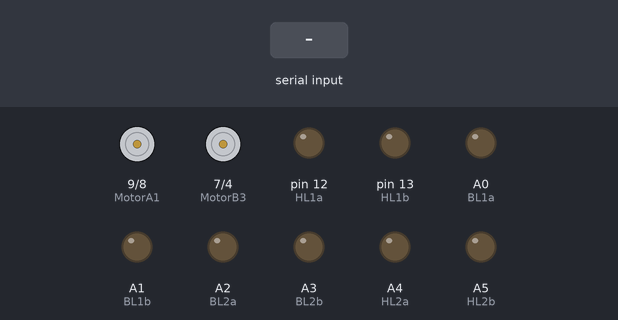
Recording of a sketch running on a simulated Arduino Uno, built with avr-gcc and run on an emulated ATmega328P. Shown: motor-driver pin pairs drawn as motors (green arrow = first pin HIGH = forward, orange = second pin HIGH = backward, longer = more drive, scaled by the enable pin), output pins drawn as LEDs (lit = HIGH). Inputs (shaded band) come from the test bench.

Above: at 1.2 s.
1.3 s: "F" received over Serial
At 1.7 s:
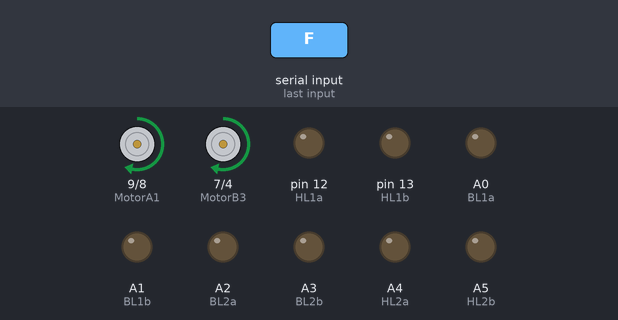
2.8 s: byte 55 ('7') received over Serial
At 4.0 s:
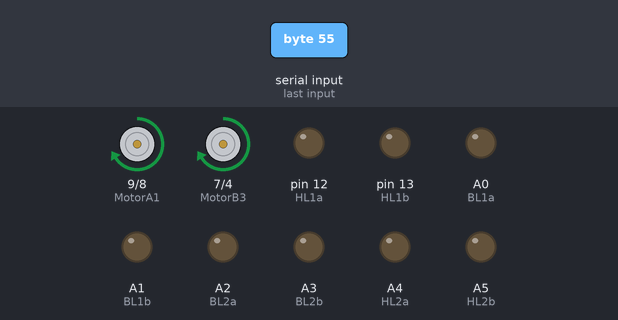
4.3 s: byte 87 ('W') received over Serial
At 5.2 s:
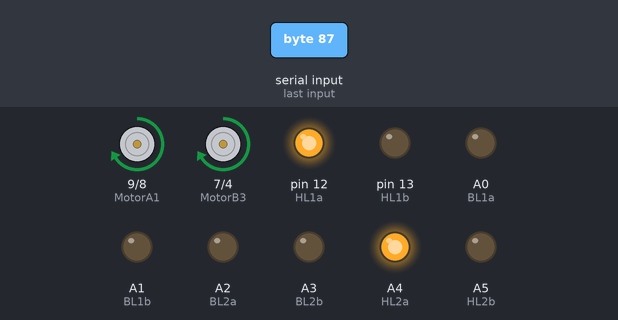
5.8 s: byte 53 ('5') received over Serial
At 6.4 s:
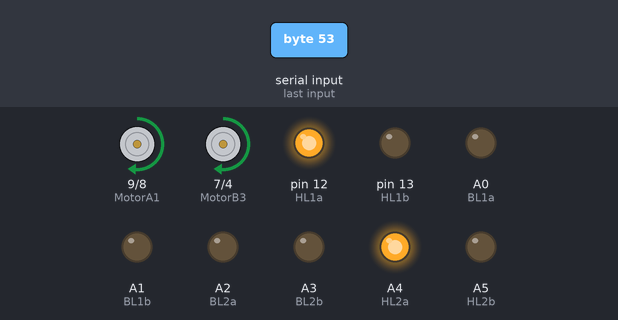
7.3 s: "S" received over Serial
At 8.5 s:
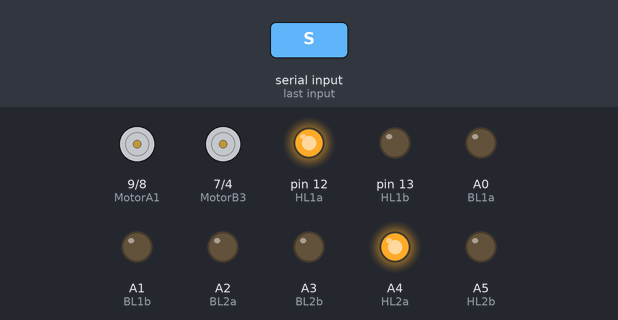
8.8 s: byte 56 ('8') received over Serial
Timing chart, 0 to 11.3 s (numbered marks = the images above; inputs shaded):
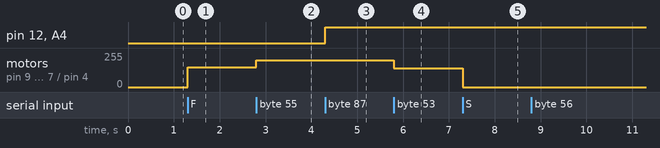

The sketch:

Bluetooth_Car.ino
```cpp
int MotorA1=9;
int MotorA2=8;
int MotorB3=7;
int MotorB4=4;
int MotorA_PWM=10;
int MotorB_PWM=5;
int spd=150;
char sms;
int hstate, bstate;

#define HL1a 12
#define HL1b 13
#define HL2a A4
#define HL2b A5

#define BL1a A0
#define BL1b A1
#define BL2a A2
#define BL2b A3

// HL=Head Light  BL=Back Light
void setup()
{
	pinMode(MotorA1, OUTPUT);
	pinMode(MotorA2, OUTPUT);
	pinMode(MotorB3, OUTPUT);
	pinMode(MotorB4, OUTPUT);
	pinMode(MotorA_PWM, OUTPUT);
	pinMode(MotorB_PWM, OUTPUT);
 pinMode(HL1a, OUTPUT);
 pinMode(HL1b, OUTPUT);
 pinMode(HL2a, OUTPUT);
 pinMode(HL2b, OUTPUT);
 pinMode(BL1a, OUTPUT);
 pinMode(BL1b, OUTPUT);
 pinMode(BL2a, OUTPUT);
 pinMode(BL2b, OUTPUT);

 digitalWrite(HL1b, LOW);
 digitalWrite(HL2b, LOW);
 digitalWrite(BL1b, LOW);
 digitalWrite(BL2b, LOW);

	Serial.begin(9600);
}

void loop()
{
	if(Serial.available())
	sms=Serial.read();

  analogWrite(MotorA_PWM, spd);
  analogWrite(MotorB_PWM, spd);

	if(sms=='S')
{
	Stop();
}

	if(sms=='F')
{
	Forward();
}

	if(sms=='B')
{
	Backward();
}

	if(sms=='L')
{
	Left();
}

	if(sms=='R')
{
	Right();
}

	if(sms=='0')
{
	spd=0;
}

	if(sms=='1')
{
	spd=28;
}

	if(sms=='2')
{
	spd=56;
}

	if(sms=='3')
{
	spd=85;
}

	if(sms=='4')
{
	spd=113;
}

	if(sms=='5')
{
	spd=142;
}

	if(sms=='6')
{
	spd=170;
}

	if(sms=='7')
{
	spd=199;
}

	if(sms=='8')
{
	spd=228;
}

	if(sms=='9')
{
	spd=255;
}

if(sms=='W')
{
    HeadLight1();
    hstate=1;
}

if(sms=='w')
{
    HeadLight0();
    hstate=0;
}

if(sms=='U')
{
    BackLight1();
    bstate=1;
}

if(sms=='u')
{
    BackLight0();
    bstate=0;
}
}

void Forward()
{
    digitalWrite(MotorA1, HIGH);
    digitalWrite(MotorA2, LOW);
    digitalWrite(MotorB3, HIGH);
    digitalWrite(MotorB4, LOW);

    digitalWrite(BL1a, LOW);
    digitalWrite(BL2a, LOW);

    delay(100);
}

void Backward()
{
    digitalWrite(MotorA1, LOW);
    digitalWrite(MotorA2, HIGH);
    digitalWrite(MotorB3, LOW);
    digitalWrite(MotorB4, HIGH);

    digitalWrite(BL1a, LOW);
    digitalWrite(BL2a, LOW);

    delay(100);
}

void Left()
{
    digitalWrite(MotorA1, LOW);
    digitalWrite(MotorA2, HIGH);
    digitalWrite(MotorB3, HIGH);
    digitalWrite(MotorB4, LOW);

    digitalWrite(HL1a, HIGH);
    digitalWrite(HL2a, LOW);
    digitalWrite(BL1a, HIGH);
    digitalWrite(BL2a, LOW);

    delay(60);
}

void Right()
{
    digitalWrite(MotorA1, HIGH);
    digitalWrite(MotorA2, LOW);
    digitalWrite(MotorB3, LOW);
    digitalWrite(MotorB4, HIGH);

    digitalWrite(HL1a, LOW);
    digitalWrite(HL2a, HIGH);
    digitalWrite(BL1a, LOW);
    digitalWrite(BL2a, HIGH);

    delay(60);
}

void Stop()
{
    digitalWrite(MotorA1, LOW);
    digitalWrite(MotorA2, LOW);
    digitalWrite(MotorB3, LOW);
    digitalWrite(MotorB4, LOW);

if(hstate==1)
{
    digitalWrite(HL1a, HIGH);
    digitalWrite(HL2a, HIGH);
}
if(hstate==0)
{
    digitalWrite(HL1a, LOW);
    digitalWrite(HL2a, LOW);
}

if(bstate==1)
{
    digitalWrite(BL1a, HIGH);
    digitalWrite(BL2a, HIGH);
}
if(bstate==0)
{
    digitalWrite(BL1a, LOW);
    digitalWrite(BL2a, LOW);
}
}

void HeadLight1()
{
    digitalWrite(HL1a, HIGH);
    digitalWrite(HL2a, HIGH);
}

void HeadLight0()
{
    digitalWrite(HL1a, LOW);
    digitalWrite(HL2a, LOW);
}

void BackLight1()
{
    digitalWrite(BL1a, HIGH);
    digitalWrite(BL2a, HIGH);
}

void BackLight0()
{
    digitalWrite(BL1a, LOW);
    digitalWrite(BL2a, LOW);
}
```

Measured:
- after the input at 1.3 s, motor on pin 9 (MotorA1) / pin 8 (MotorA2), motor on pin 7 (MotorB3) / pin 4 (MotorB4): stopped → forward 150/255 at once
- after the input at 2.8 s, motor on pin 9 (MotorA1) / pin 8 (MotorA2), motor on pin 7 (MotorB3) / pin 4 (MotorB4): forward 150/255 → forward 199/255 at once
- after the input at 4.3 s, pin 12 (HL1a), A4 (HL2a): LOW → HIGH at once
- after the input at 5.8 s, motor on pin 9 (MotorA1) / pin 8 (MotorA2), motor on pin 7 (MotorB3) / pin 4 (MotorB4): forward 199/255 → forward 142/255 at once
- after the input at 7.3 s, motor on pin 9 (MotorA1) / pin 8 (MotorA2), motor on pin 7 (MotorB3) / pin 4 (MotorB4): forward 142/255 → stopped at once
